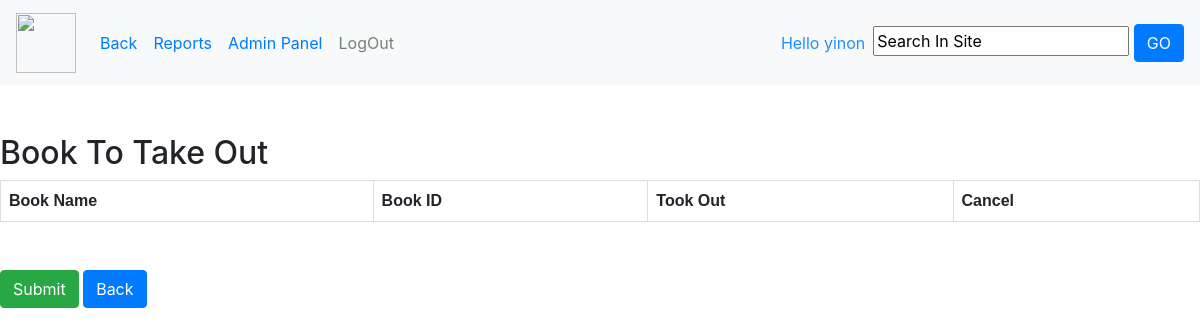
The app's page /Me/getout/ (signed in), older data.
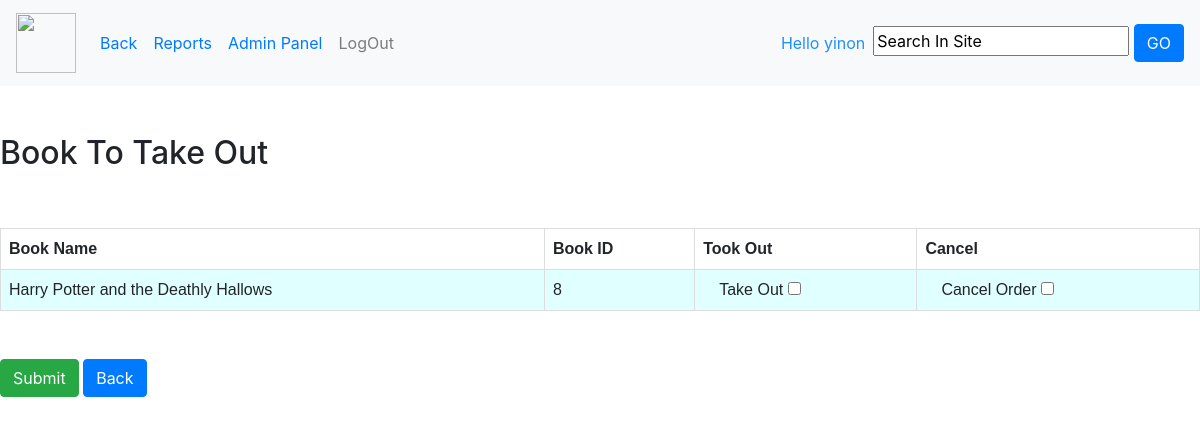
The same page, newer data.
### book_catalog/models.py (models this page shows, shortened)
class Book (models.Model):
    name = models.CharField(max_length=50)
    author_name = models.CharField(max_length=50)
    summary = models.TextField(max_length=500)
    image = models.ImageField(upload_to='book_catalog/images', default='book_catalog/images/defult.png')
    available = models.BooleanField(default=True)
    librarian_favourite = models.BooleanField(default=False)
    study_book = models.BooleanField(default=False)
    key_words =models.CharField(max_length=100)
    GENRE_CHOICES = (
        ('Drama','Drama'),('Roman','Roman'),
        ('Fantasy','Fantasy'),('Mystery','Mystery'),
        ('Poetry','Poetry'),('Short story','Short story'),
        ('Thriller','Thriller'),('Science fiction','Science fiction'),
        ('Horror', 'Horror'),('Fairytale','Fairytale'),
        ('Comic book', 'Comic book'), ('Adventure', 'Adventure'),
        ('Food', 'Food'),('Study Book', 'Study Book')
        )
    adult_only = models.BooleanField(default=False)
    kids = models.BooleanField(default=False)
    genre = models.CharField(default=True,max_length=100, choices=GENRE_CHOICES)
    posses = models.BooleanField(default=False)
    takenout = models.BooleanField(default=False)
    returned = models.BooleanField(default=True)
    Is_Damaged=models.BooleanField(default=False)
    Damage_Description=models.TextField(max_length=200,default=None,blank=True,null=True)
    Grade_CHOICES = (
        (1, 1), (2, 2),(3, 3),(4, 4),(5, 5),(6, 6),(7, 7),(8, 8),(9, 9),(10, 10),(11, 11),(12, 12)
    )
    Grade = models.IntegerField(default=None, choices=Grade_CHOICES,null=True,blank=True)
    Take_Date=models.DateField(default=None,null=True,blank=True)

### mepage/views.py (the view, shortened to what this page needs)
# urls.py: path('getout/',views.getout,name="getout"),
@user_passes_test(is_admin)
def getout(request):
    books = Book.objects.filter(posses=True,takenout=False)
    books = list(filter(lambda x:not x.takenout,books))
    return render(request, 'mepage/admin/getout.html',{'books':books})

### mepage/views.py (called while the page is built)
def is_admin(user):
    try:
        return user.is_authenticated and user.is_superuser
    except User.DoesNotExist:
        return False

### book_catalog/templates/mepage/admin/getout.html (shortened to what this page needs)
{% extends "mepage/admin/styleadmin.html" %}
{% block content %}
    <br>
    <br>
<!DOCTYPE html>
<html>
<head>
</head>
<body>
<h2>Book To Take Out</h2>
<table>
  <tr>
    <th>Book Name</th>
    <th>Book ID</th>
    <th>Took Out</th>
    <th>Cancel</th>
  </tr>
  <tr>
      {% if books|length == 0 %}
        <h1> </h1>
    {% else %}
    <form method="POST" >
    {% for book in books %}
    <td>{{ book.name }}</td>
    <td>{{  book.id  }}</td>
    <td> &emsp;Take Out  <input type="checkbox" name="book.id" value="{{ book.id }}"></td>
    <td> &emsp;Cancel Order  <input type="checkbox" name="cancelbook.id" value="{{ book.id }}"></td>
  <tr>
    {% endfor %}
    {% endif %}
          </tr>
</table>
    <br><br>
    <input type="submit" class="btn btn-success" value="Submit"></form>
<a href={% url 'meadminpage' %}><button class="btn btn-primary">Back</button></a>
{% endblock %}

Row changes from the older to the newer data that the page shows:
now on this page (row edited): Book: name "Harry Potter and the Deathly Hallows", id "8"
